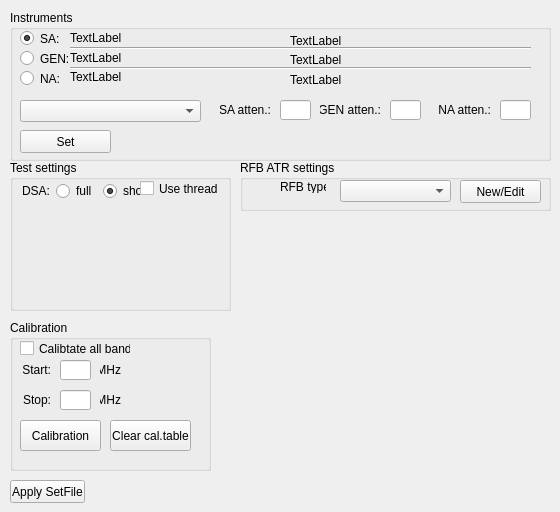
    <widget class="QWidget" name="tabSettings">
     <attribute name="title">
      <string>Settings</string>
     </attribute>
     <widget class="QGroupBox" name="groupBox_9">
      <property name="geometry">
       <rect>
        <x>10</x>
        <y>10</y>
        <width>541</width>
        <height>151</height>
       </rect>
      </property>
      <property name="title">
       <string>Instruments</string>
      </property>
      <widget class="QComboBox" name="instrAddrCombo">
       <property name="geometry">
        <rect>
         <x>10</x>
         <y>90</y>
         <width>181</width>
         <height>22</height>
        </rect>
       </property>
      </widget>
      <widget class="QLabel" name="currSaLbl">
       <property name="geometry">
        <rect>
         <x>60</x>
         <y>20</y>
         <width>211</width>
         <height>16</height>
        </rect>
       </property>
       <property name="text">
        <string>TextLabel</string>
       </property>
      </widget>
      <widget class="QLabel" name="currGenLbl">
       <property name="geometry">
        <rect>
         <x>60</x>
         <y>40</y>
         <width>211</width>
         <height>16</height>
        </rect>
       </property>
       <property name="text">
        <string>TextLabel</string>
       </property>
      </widget>
      <widget class="QRadioButton" name="setSaRadio">
       <property name="geometry">
        <rect>
         <x>10</x>
         <y>20</y>
         <width>41</width>
         <height>17</height>
        </rect>
       </property>
       <property name="text">
        <string>SA:</string>
       </property>
       <property name="checked">
        <bool>true</bool>
       </property>
      </widget>
      <widget class="QRadioButton" name="setGenRadio">
       <property name="geometry">
        <rect>
         <x>10</x>
         <y>40</y>
         <width>51</width>
         <height>17</height>
        </rect>
       </property>
       <property name="text">
        <string>GEN:</string>
       </property>
      </widget>
      <widget class="QLabel" name="label0">
       <property name="geometry">
        <rect>
         <x>210</x>
         <y>90</y>
         <width>51</width>
         <height>20</height>
        </rect>
       </property>
       <property name="text">
        <string>SA atten.:</string>
       </property>
       <property name="alignment">
        <set>Qt::AlignRight|Qt::AlignTrailing|Qt::AlignVCenter</set>
       </property>
      </widget>
      <widget class="QLabel" name="label1">
       <property name="geometry">
        <rect>
         <x>310</x>
         <y>90</y>
         <width>61</width>
         <height>20</height>
        </rect>
       </property>
       <property name="text">
        <string>GEN atten.:</string>
       </property>
       <property name="alignment">
        <set>Qt::AlignRight|Qt::AlignTrailing|Qt::AlignVCenter</set>
       </property>
      </widget>
      <widget class="QLineEdit" name="saAtten">
       <property name="geometry">
        <rect>
         <x>270</x>
         <y>90</y>
         <width>31</width>
         <height>20</height>
        </rect>
       </property>
       <property name="alignment">
        <set>Qt::AlignCenter</set>
       </property>
      </widget>
      <widget class="QLineEdit" name="genAtten">
       <property name="geometry">
        <rect>
         <x>380</x>
         <y>90</y>
         <width>31</width>
         <height>20</height>
        </rect>
       </property>
       <property name="alignment">
        <set>Qt::AlignCenter</set>
       </property>
      </widget>
      <widget class="QLineEdit" name="saAtten">
       <property name="geometry">
        <rect>
         <x>20</x>
         <y>190</y>
         <width>31</width>
         <height>20</height>
        </rect>
       </property>
       <property name="alignment">
        <set>Qt::AlignCenter</set>
       </property>
      </widget>
      <widget class="QRadioButton" name="setNaRadio">
       <property name="geometry">
        <rect>
         <x>10</x>
         <y>60</y>
         <width>51</width>
         <height>17</height>
        </rect>
       </property>
       <property name="text">
        <string>NA:</string>
       </property>
      </widget>
      <widget class="QLabel" name="currNaLbl">
       <property name="geometry">
        <rect>
         <x>60</x>
         <y>59</y>
         <width>211</width>
         <height>16</height>
        </rect>
       </property>
       <property name="text">
        <string>TextLabel</string>
       </property>
      </widget>
      <widget class="QPushButton" name="setInstrBtn">
       <property name="geometry">
        <rect>
         <x>10</x>
         <y>120</y>
         <width>91</width>
         <height>23</height>
        </rect>
       </property>
       <property name="text">
        <string>Set</string>
       </property>
      </widget>
      <widget class="QLabel" name="currSaNameLbl">
       <property name="geometry">
        <rect>
         <x>280</x>
         <y>20</y>
         <width>241</width>
         <height>21</height>
        </rect>
       </property>
       <property name="text">
        <string>TextLabel</string>
       </property>
       <property name="alignment">
        <set>Qt::AlignLeading|Qt::AlignLeft|Qt::AlignVCenter</set>
       </property>
      </widget>
      <widget class="QLabel" name="currGenNameLbl">
       <property name="geometry">
        <rect>
         <x>280</x>
         <y>40</y>
         <width>241</width>
         <height>20</height>
        </rect>
       </property>
       <property name="text">
        <string>TextLabel</string>
       </property>
       <property name="alignment">
        <set>Qt::AlignLeading|Qt::AlignLeft|Qt::AlignVCenter</set>
       </property>
      </widget>
      <widget class="QLabel" name="currNaNameLbl">
       <property name="geometry">
        <rect>
         <x>280</x>
         <y>60</y>
         <width>231</width>
         <height>20</height>
        </rect>
       </property>
       <property name="text">
        <string>TextLabel</string>
       </property>
       <property name="alignment">
        <set>Qt::AlignLeading|Qt::AlignLeft|Qt::AlignVCenter</set>
       </property>
      </widget>
      <widget class="QLabel" name="label2">
       <property name="geometry">
        <rect>
         <x>420</x>
         <y>90</y>
         <width>61</width>
         <height>20</height>
        </rect>
       </property>
       <property name="text">
        <string>NA atten.:</string>
       </property>
       <property name="alignment">
        <set>Qt::AlignRight|Qt::AlignTrailing|Qt::AlignVCenter</set>
       </property>
      </widget>
      <widget class="QLineEdit" name="naAtten">
       <property name="geometry">
        <rect>
         <x>490</x>
         <y>90</y>
         <width>31</width>
         <height>20</height>
        </rect>
       </property>
       <property name="alignment">
        <set>Qt::AlignCenter</set>
       </property>
      </widget>
      <widget class="Line" name="line">
       <property name="geometry">
        <rect>
         <x>60</x>
         <y>30</y>
         <width>461</width>
         <height>16</height>
        </rect>
       </property>
       <property name="orientation">
        <enum>Qt::Horizontal</enum>
       </property>
      </widget>
      <widget class="Line" name="line">
       <property name="geometry">
        <rect>
         <x>60</x>
         <y>50</y>
         <width>461</width>
         <height>16</height>
        </rect>
       </property>
       <property name="orientation">
        <enum>Qt::Horizontal</enum>
       </property>
      </widget>
     </widget>
     <widget class="QGroupBox" name="groupBox_10">
      <property name="geometry">
       <rect>
        <x>10</x>
        <y>160</y>
        <width>221</width>
        <height>151</height>
       </rect>
      </property>
      <property name="title">
       <string>Test settings</string>
      </property>
      <widget class="QWidget" name="layoutWidget">
       <property name="geometry">
        <rect>
         <x>1</x>
         <y>20</y>
         <width>145</width>
         <height>22</height>
        </rect>
       </property>
       <layout class="QGridLayout" name="gridLayout">
        <item row="0" column="0">
         <widget class="QLabel" name="label3">
          <property name="text">
           <string>DSA:</string>
          </property>
          <property name="alignment">
           <set>Qt::AlignRight|Qt::AlignTrailing|Qt::AlignVCenter</set>
          </property>
         </widget>
        </item>
        <item row="0" column="1">
         <widget class="QRadioButton" name="testSetDsaFull">
          <property name="text">
           <string>full</string>
          </property>
         </widget>
        </item>
        <item row="0" column="2">
         <widget class="QRadioButton" name="testSetDsaShort">
          <property name="text">
           <string>short</string>
          </property>
          <property name="checked">
           <bool>true</bool>
          </property>
         </widget>
        </item>
       </layout>
      </widget>
      <widget class="QCheckBox" name="useThread">
       <property name="geometry">
        <rect>
         <x>130</x>
         <y>20</y>
         <width>81</width>
         <height>17</height>
        </rect>
       </property>
       <property name="text">
        <string>Use thread</string>
       </property>
      </widget>
     </widget>
     <widget class="QGroupBox" name="groupBox_11">
      <property name="geometry">
       <rect>
        <x>10</x>
        <y>320</y>
        <width>201</width>
        <height>151</height>
       </rect>
      </property>
      <property name="title">
       <string>Calibration</string>
      </property>
      <widget class="QPushButton" name="calibrationBtn">
       <property name="geometry">
        <rect>
         <x>10</x>
         <y>100</y>
         <width>81</width>
         <height>31</height>
        </rect>
       </property>
       <property name="text">
        <string>Calibration</string>
       </property>
      </widget>
      <widget class="QPushButton" name="clearCalBtn">
       <property name="geometry">
        <rect>
         <x>100</x>
         <y>100</y>
         <width>81</width>
         <height>31</height>
        </rect>
       </property>
       <property name="text">
        <string>Clear cal.table</string>
       </property>
      </widget>
      <widget class="QCheckBox" name="calAllBands">
       <property name="geometry">
        <rect>
         <x>10</x>
         <y>20</y>
         <width>111</width>
         <height>17</height>
        </rect>
       </property>
       <property name="text">
        <string>Calibtate all bands</string>
       </property>
      </widget>
      <widget class="QLineEdit" name="calibrStart">
       <property name="geometry">
        <rect>
         <x>50</x>
         <y>40</y>
         <width>31</width>
         <height>20</height>
        </rect>
       </property>
       <property name="maxLength">
        <number>4</number>
       </property>
       <property name="alignment">
        <set>Qt::AlignRight|Qt::AlignTrailing|Qt::AlignVCenter</set>
       </property>
      </widget>
      <widget class="QLineEdit" name="calibrStop">
       <property name="geometry">
        <rect>
         <x>50</x>
         <y>70</y>
         <width>31</width>
         <height>20</height>
        </rect>
       </property>
       <property name="maxLength">
        <number>4</number>
       </property>
       <property name="alignment">
        <set>Qt::AlignRight|Qt::AlignTrailing|Qt::AlignVCenter</set>
       </property>
      </widget>
      <widget class="QLabel" name="label4">
       <property name="geometry">
        <rect>
         <x>10</x>
         <y>40</y>
         <width>31</width>
         <height>20</height>
        </rect>
       </property>
       <property name="layoutDirection">
        <enum>Qt::LeftToRight</enum>
       </property>
       <property name="text">
        <string>Start:</string>
       </property>
       <property name="alignment">
        <set>Qt::AlignRight|Qt::AlignTrailing|Qt::AlignVCenter</set>
       </property>
      </widget>
      <widget class="QLabel" name="label5">
       <property name="geometry">
        <rect>
         <x>10</x>
         <y>70</y>
         <width>31</width>
         <height>20</height>
        </rect>
       </property>
       <property name="layoutDirection">
        <enum>Qt::LeftToRight</enum>
       </property>
       <property name="text">
        <string>Stop:</string>
       </property>
       <property name="alignment">
        <set>Qt::AlignRight|Qt::AlignTrailing|Qt::AlignVCenter</set>
       </property>
      </widget>
      <widget class="QLabel" name="label6">
       <property name="geometry">
        <rect>
         <x>90</x>
         <y>40</y>
         <width>21</width>
         <height>20</height>
        </rect>
       </property>
       <property name="layoutDirection">
        <enum>Qt::LeftToRight</enum>
       </property>
       <property name="text">
        <string>MHz</string>
       </property>
       <property name="alignment">
        <set>Qt::AlignRight|Qt::AlignTrailing|Qt::AlignVCenter</set>
       </property>
      </widget>
      <widget class="QLabel" name="label7">
       <property name="geometry">
        <rect>
         <x>90</x>
         <y>70</y>
         <width>21</width>
         <height>20</height>
        </rect>
       </property>
       <property name="layoutDirection">
        <enum>Qt::LeftToRight</enum>
       </property>
       <property name="text">
        <string>MHz</string>
       </property>
       <property name="alignment">
        <set>Qt::AlignRight|Qt::AlignTrailing|Qt::AlignVCenter</set>
       </property>
      </widget>
     </widget>
     <widget class="QGroupBox" name="groupBox_12">
      <property name="geometry">
       <rect>
        <x>240</x>
        <y>160</y>
        <width>311</width>
        <height>51</height>
       </rect>
      </property>
      <property name="title">
       <string>RFB ATR settings</string>
      </property>
      <widget class="QPushButton" name="newRfbBtn">
       <property name="geometry">
        <rect>
         <x>220</x>
         <y>20</y>
         <width>81</width>
         <height>23</height>
        </rect>
       </property>
       <property name="text">
        <string>New/Edit</string>
       </property>
      </widget>
      <widget class="QLabel" name="label8">
       <property name="geometry">
        <rect>
         <x>40</x>
         <y>20</y>
         <width>46</width>
         <height>13</height>
        </rect>
       </property>
       <property name="text">
        <string>RFB type:</string>
       </property>
      </widget>
      <widget class="QComboBox" name="editRfbCombo">
       <property name="geometry">
        <rect>
         <x>100</x>
         <y>20</y>
         <width>111</width>
         <height>22</height>
        </rect>
       </property>
      </widget>
     </widget>
     <widget class="QPushButton" name="applySetBtn">
      <property name="enabled">
       <bool>true</bool>
      </property>
      <property name="geometry">
       <rect>
        <x>10</x>
        <y>480</y>
        <width>75</width>
        <height>23</height>
       </rect>
      </property>
      <property name="text">
       <string>Apply SetFile</string>
      </property>
     </widget>
    </widget>
